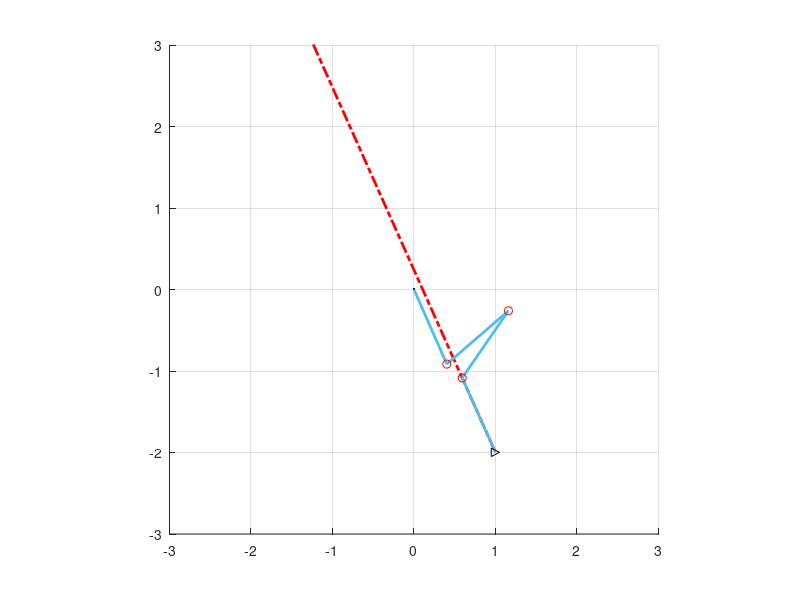

Recreate this plot in MATLAB.
%%Giuseppe L'Erario - 4-R arm robot

clear all 
clc
%format long

disp('---Required final position---')
p_d=[1 -2]'

%Ascissa curvilinea
%Bang-coast-bang
V_max = 1;
a_max = 2;
interv = 50;
t = 0;
s = [];
q_f = [;];
q1 = pi/2;
q2 = pi/6;
q3 = 0;
q4 = 0;

disp('---Initial configuration---')
q0 = [q1, q2, q3, q4]'
disp('Initial position')
p0 =[cos(q1)+cos(q1+q2)+cos(q1+q2+q3)+cos(q1+q2+q3+q4);
    sin(q1)+sin(q1+q2)+sin(q1+q2+q3)+sin(q1+q2+q3+q4)]
disp('Path lenght')
L = norm(p_d-p0)

% Timing law --- Bang-coast-bang
i = 1;
if L >(V_max^2/a_max)
    T_s = V_max/a_max;
    T_tot = ((L*a_max+V_max^2)/(a_max*V_max));
    dt = (T_tot/interv);
    while t < T_s
        s = [s, 0.5*a_max*t^2];
        t = (t+dt);
        i = i+1;
    end
    while (t > T_s) && (t < (T_tot - T_s))
        s = [s, 0.5*a_max*T_s^2 + V_max*(t-T_s)];
        t = (t+dt);
        i = i+1;
    end
    while (t > (T_tot - T_s)) && (t < T_tot)
        s = [s, 0.5*a_max*T_s^2 + V_max*(T_tot-2*T_s) + 0.5*a_max*(t-T_tot+T_s)^2];
        t = (t+dt);
        i = i+1; 
    end
else
    T_tot = sqrt(L/(2*a_max));
    dt = T_tot/interv;
    while t < T_tot/2
        s = [s, 0.5*a_max*t^2];
        t = t+dt;
    end
    while (t > T_tot/2) &&  (t < T_tot)
        s = [s, 0.5*a_max*(T_max/2)^2+0.5*a_max*(t-T_tot/2)^2];
        t = t+dt;
    end
end

disp('s coordinates computed')

%Joint coordinates values calculus.

i = 1;
for S=1:(length(s))
    p0_ =[cos(q1)+cos(q1+q2)+cos(q1+q2+q3)+cos(q1+q2+q3+q4);
    sin(q1)+sin(q1+q2)+sin(q1+q2+q3)+sin(q1+q2+q3+q4)];
    J=[-sin(q1)-sin(q1+q2)-sin(q1+q2+q3)-sin(q1+q2+q3+q4), -sin(q1+q2)-sin(q1+q2+q3)-sin(q1+q2+q3+q4),...
        -sin(q1+q2+q3)-sin(q1+q2+q3+q4), -sin(q1+q2+q3+q4);
        cos(q1)+cos(q1+q2)+cos(q1+q2+q3)+cos(q1+q2+q3+q4),cos(q1+q2)+cos(q1+q2+q3)+cos(q1+q2+q3+q4),...
        cos(q1+q2+q3)+cos(q1+q2+q3+q4), cos(q1+q2+q3+q4)]; 
    J_T = J';
    J_PS = pinv(J);
    p_s = p0_ + (p_d-p0_)/L*s(i);
    % gradient method
    if rank(J_PS)<size(J_PS,2)
        while ((norm(p_s-p0_))/norm(p_s)) > 0.01
           q_ = q0 + 0.3*J_T*(p_s-p0_)
           q1 = q_(1); q2 = q_(2); q3 = q_(3); q4 = q_(4);
           q0 = [q1, q2, q3, q4]';
           p0_ = [cos(q1)+cos(q1+q2)+cos(q1+q2+q3)+cos(q1+q2+q3+q4);
                sin(q1)+sin(q1+q2)+sin(q1+q2+q3)+sin(q1+q2+q3+q4)];
           disp('gradiente')
        end
    else
        % newton method
        while ((norm(p_s-p0_))/norm(p_s))>0.01
           q_ = q0 + J_PS*(p_s-p0_)
           q1 = q_(1); q2 = q_(2); q3 = q_(3); q4 = q_(4);
           q0 = [q1, q2, q3, q4]';
           p0_ = [cos(q1)+cos(q1+q2)+cos(q1+q2+q3)+cos(q1+q2+q3+q4);
                sin(q1)+sin(q1+q2)+sin(q1+q2+q3)+sin(q1+q2+q3+q4)];
           disp('newton')
        end
    end
    q0 = [q1, q2, q3, q4]';
    q_f(:,i)=[q1, q2, q3, q4]';
    disp('---iterazione---')
    disp(S);
    i = i+1;
end

%Plot 

figure(1)
axis square
axis equal
axis([-3 3 -3 3])
grid on
line([p0(1), p_d(1)], [p0(2), p_d(2)], 'Color', 'red', 'LineStyle', '-.', 'LineWidth', 2); hold on;
p_b = plot(0,0,'.', 'Color', 'black');
time = [1:length(q_f(1,:))];
for i = time
    joint1=[cos(q_f(1,i)); sin(q_f(1,i))];
    joint2=[cos(q_f(1,i))+cos(q_f(1,i)+q_f(2,i)); sin(q_f(1,i))+ sin(q_f(1,i)+q_f(2,i))];
    joint3=[cos(q_f(1,i))+cos(q_f(1,i)+q_f(2,i))+cos(q_f(1,i)+q_f(2,i)+q_f(3,i)); sin(q_f(1,i))+ sin(q_f(1,i)+q_f(2,i))+sin(q_f(1,i)+q_f(2,i)+q_f(3,i))];
    joint4=[cos(q_f(1,i))+cos(q_f(1,i)+q_f(2,i))+cos(q_f(1,i)+q_f(2,i)+q_f(3,i))+cos(q_f(1,i)+q_f(2,i)+q_f(3,i)+q_f(4,i)); sin(q_f(1,i))+ sin(q_f(1,i)+q_f(2,i))+sin(q_f(1,i)+q_f(2,i)+q_f(3,i))+sin(q_f(1,i)+q_f(2,i)+q_f(3,i)+q_f(4,i))];

    % Plot
    figure(1)
    l1 = line([0,joint1(1)], [0, joint1(2)], 'LineWidth', 2); hold on;
    l2 = line([joint1(1), joint2(1)],[joint1(2), joint2(2)], 'LineWidth', 2);
    l3 = line([joint2(1), joint3(1)],[joint2(2), joint3(2)], 'LineWidth', 2);
    l4 = line([joint3(1), joint4(1)],[joint3(2), joint4(2)], 'LineWidth', 2);
    p1 = plot(joint1(1), joint1(2), 'o', 'Color', 'red');
    p2 = plot(joint2(1), joint2(2), 'o', 'Color', 'red');
    p3 = plot(joint3(1), joint3(2), 'o', 'Color', 'red');
    p4 = plot(joint4(1), joint4(2), '>', 'Color', 'black');
    pause(0.2)
    if i ~= length(q_f(1,:))
        delete(l1), delete(l2), delete(l3), delete(l4), delete(p1), delete(p2), delete(p3), delete(p4)
    end
end
